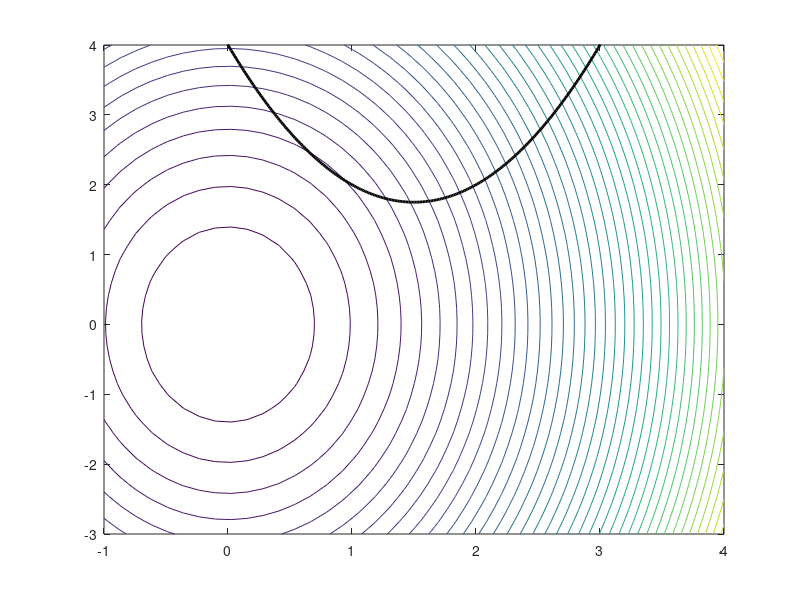

MATLAB code to generate this figure: (Note: this script raises an error after producing the figure.)
function ex4_nl()
	clc
	close all
	% first let's plot the function:
	figure(1)
	[X,Y] = meshgrid(linspace(-1,4,40), linspace(-3,4,40));
	obj   = X                                             ;
	for k=1:size(X,1)
		for j=1:size(X,2)
			obj(k,j) = ffun([X(k,j),Y(k,j)]);
		end
	end
	contour(X, Y, obj, 40)
	hold on
	t = linspace(-1,4,400);
	plot(t, 3 + (t-1).^2 - t,'k','LineWidth',2)
	xlim([-1,4])
	ylim([-3,4])

% 	x0 = [3;1]  ;
	x0 = [3;2];
	[~,x,grad_iters] = minimize_nl(@(x)ffun(x),@(x)hfun(x),x0);

	% plot solution
	hold on
	plot(x(1,:), x(2,:),'r')
	plot(x(1,:), x(2,:),'ro')
    xlabel('x','Interpreter','latex','Fontsize',12);
    ylabel('y','Interpreter','latex','Fontsize',12);
    legend('Objective','Constraint','Interpreter','latex','Fontsize',12,'Location','Southeast');
    title('Solution of the constrained optimization problem', 'Interpreter', 'latex', 'Fontsize', 12);


	figure(2)
	semilogy(grad_iters,'.','MarkerSize',16)
	grid on
	title('Iterations of the gradient norm', 'Interpreter', 'latex', 'Fontsize', 12);
    xlabel('iterations', 'Interpreter', 'latex', 'Fontsize', 12);
    ylabel('$\|\nabla L(x_k, \lambda_k)\|_\infty$', 'Interpreter', 'latex', 'Fontsize', 12);

end

function f = ffun(xy)
x = xy(1);
y = xy(2);

f = (1/2) * (x^2 + (y/2)^2); % ?

end

function h = hfun(xy)

x = xy(1);
y = xy(2);

h = y - ((x - 1)^2 - x + 3); % ?

end